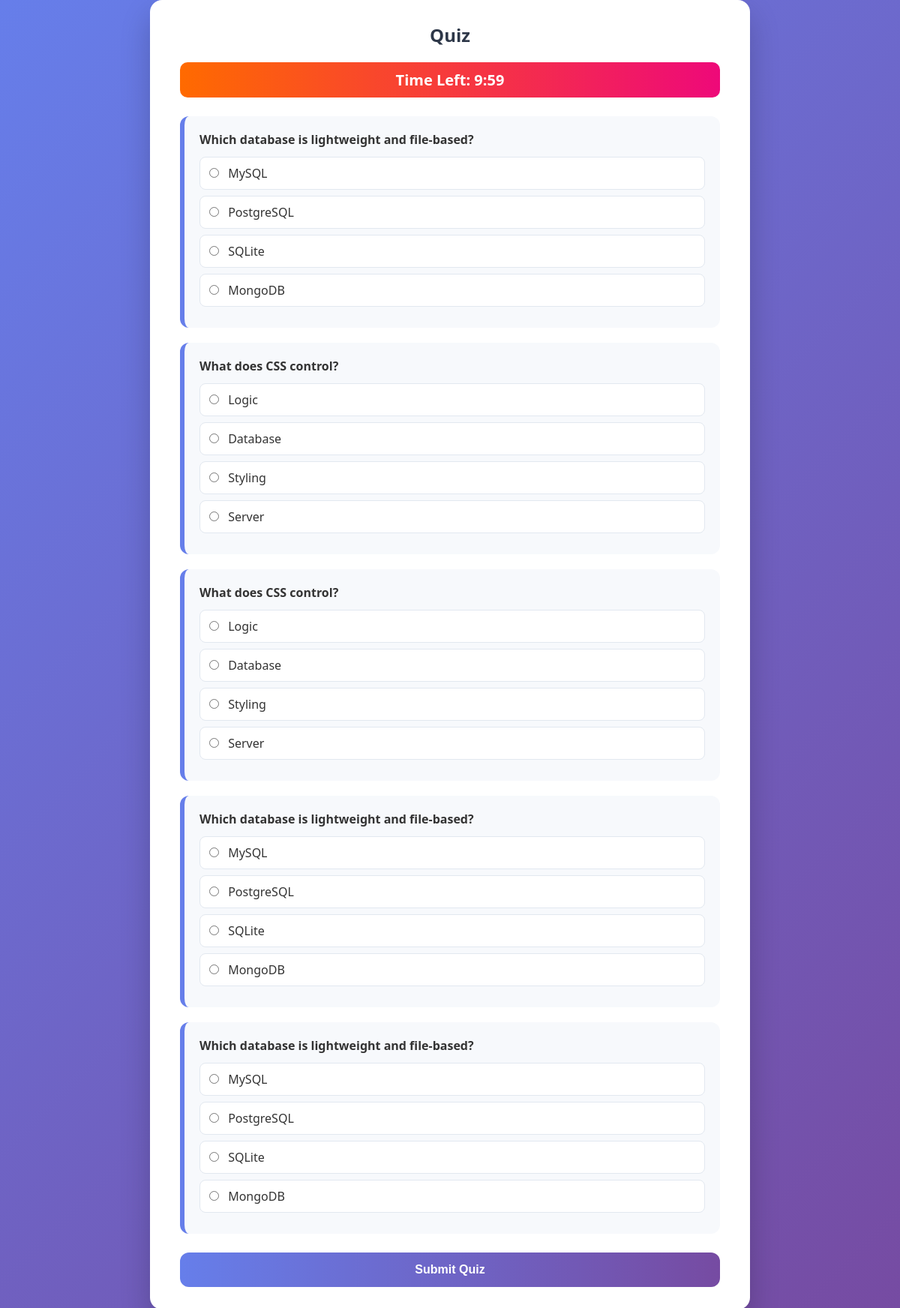
The page /quiz on the database its author committed.
### tables this page shows
CREATE TABLE questions (
    id INTEGER PRIMARY KEY AUTOINCREMENT,
    question TEXT NOT NULL,
    option1 TEXT NOT NULL,
    option2 TEXT NOT NULL,
    option3 TEXT NOT NULL,
    option4 TEXT NOT NULL,
    correct_option INTEGER NOT NULL,
    difficulty TEXT NOT NULL
);

### app.py (the view)
@app.route("/quiz")
def quiz():
    conn = get_db_connection()
    questions = conn.execute(
        "SELECT * FROM questions ORDER BY RANDOM() LIMIT 5"
    ).fetchall()
    conn.close()
    answers = {}
    for q in questions:
        answers[str(q["id"])] = q["correct_option"]
    session["answers"] = answers
    session["total"] = len(questions)
    return render_template("quiz.html", questions=questions)

### app.py (called while the page is built)
def get_db_connection():
    conn = sqlite3.connect("quiz.db")
    conn.row_factory = sqlite3.Row
    return conn

### templates/quiz.html (shortened to what this page needs)
<!DOCTYPE html>
<html>
<head>
    <link rel="stylesheet" href="{{ url_for('static', filename='style.css') }}">
</head>
<body>
<div class="container">
<h2>Quiz</h2>
<div id="timer"></div>
<form method="POST" action="/submit" id="quizForm" onsubmit="return validateQuiz()">
    {% for q in questions %}
        <div class="question">
            <p>{{ q.question }}</p>
            <label><input type="radio" name="{{ q.id }}" value="1"> {{ q.option1 }}</label>
            <label><input type="radio" name="{{ q.id }}" value="2"> {{ q.option2 }}</label>
            <label><input type="radio" name="{{ q.id }}" value="3"> {{ q.option3 }}</label>
            <label><input type="radio" name="{{ q.id }}" value="4"> {{ q.option4 }}</label>
        </div>
    {% endfor %}
    <button type="submit">Submit Quiz</button>
</form>
</div>
</body>
</html>

### static/style.css (style rules this page uses)
* { margin: 0; padding: 0; box-sizing: border-box; }
body { font-family: "Segoe UI", Tahoma, Geneva, Verdana, sans-serif; min-height: 100vh; background: linear-gradient(135deg, #667eea, #764ba2); display: flex; justify-content: center; align-items: center; color: #333; }
.container { background: #ffffff; width: 90%; max-width: 800px; padding: 30px 40px; border-radius: 16px; box-shadow: 0 20px 40px rgba(0, 0, 0, 0.2); }
h1, h2 { text-align: center; margin-bottom: 20px; color: #2d3748; }
#timer { text-align: center; font-size: 20px; font-weight: bold; background: linear-gradient(90deg, #ff6a00, #ee0979); color: white; padding: 10px; border-radius: 10px; margin-bottom: 25px; }
.question { background: #f7f9fc; padding: 20px; border-radius: 12px; margin-bottom: 20px; border-left: 6px solid #667eea; transition: transform 0.2s ease; }
.question p { font-weight: 600; margin-bottom: 12px; }
label { display: block; padding: 10px 12px; margin-bottom: 8px; background: #ffffff; border-radius: 8px; border: 1px solid #e2e8f0; cursor: pointer; transition: background 0.3s ease, border 0.3s ease; }
input[type="radio"] { margin-right: 8px; }
button { display: block; width: 100%; margin-top: 25px; padding: 14px; font-size: 16px; font-weight: bold; color: white; background: linear-gradient(90deg, #667eea, #764ba2); border: none; border-radius: 12px; cursor: pointer; transition: transform 0.2s ease, box-shadow 0.2s ease; }

### rows shown on the page
questions: question "Which database is lightweight and file-based?", option1 "MySQL", option2 "PostgreSQL", option3 "SQLite", option4 "MongoDB"
questions: question "What does CSS control?", option1 "Logic", option2 "Database", option3 "Styling", option4 "Server"
questions: question "What does CSS control?", option1 "Logic", option2 "Database", option3 "Styling", option4 "Server"
questions: question "Which database is lightweight and file-based?", option1 "MySQL", option2 "PostgreSQL", option3 "SQLite", option4 "MongoDB"
questions: question "Which database is lightweight and file-based?", option1 "MySQL", option2 "PostgreSQL", option3 "SQLite", option4 "MongoDB"
